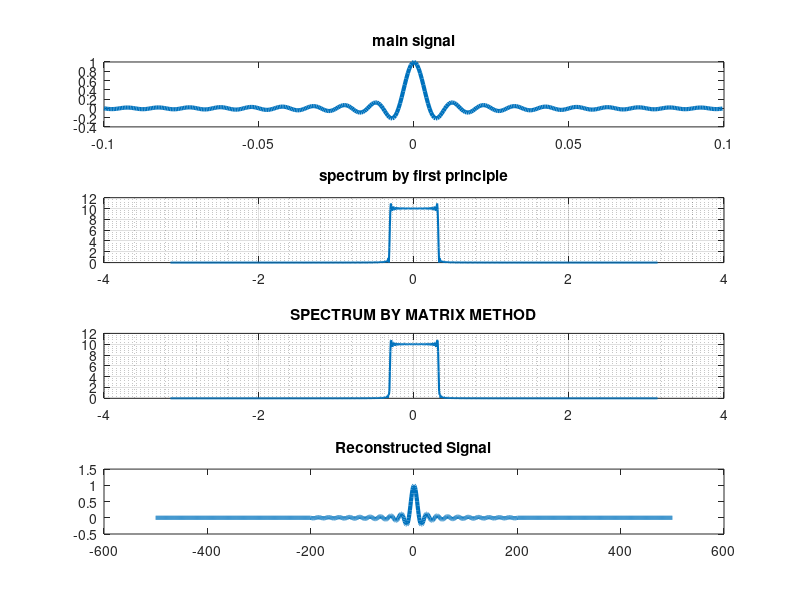

Source code (MATLAB):
clc
clear all
close all

M = 1000;   % number of frequency between [-pi,pi]
k = 0: M-1; % denotes frequency index
fs = 2000;  % sampling frequency of continuous signal
t =-.1 : 1/fs :.1-1/fs ;
x = sinc(200*t);
% +sinc(2*pi*50*t).^2+sinc(240*t);
subplot(411),plot(t,x,'linewidth',3),title('main signal');
n = round(t*fs); %time index
fk =linspace(-pi ,pi , M); %digital frequency grid

z = zeros(1,M); %frequency component matrix
for i1 = 1 : length(z)
    for i2 = 1 : length(x)
        z(i1) = z(i1) + x(i2) * exp(-j*n(i2)*fk(i1));
    end
end
subplot(412), plot(fk, abs((z)),'linewidth',1.5), grid on, grid minor, title('spectrum by first principle');

nk = (n'*k) ;
wm = exp(-j*2*pi/M);
w = wm.^nk;%dtft matrix
% a = dftmtx(1000);
F = (x*w);
subplot(413),plot(fk,abs( fftshift(F)),'linewidth',1.5), grid on, grid minor,title('SPECTRUM BY MATRIX METHOD');

dfk = fk(2)-fk(1);
n_re = -500:500;
x_re = zeros(1,length(n_re));
for i = 1 : length(x_re)
    x_re(i) = sum(exp(j*fk.*n_re(i)).*z*dfk)/(2*pi);
end
subplot(414),plot(n_re,(x_re),'linewidth',3),title('Reconstructed Signal');